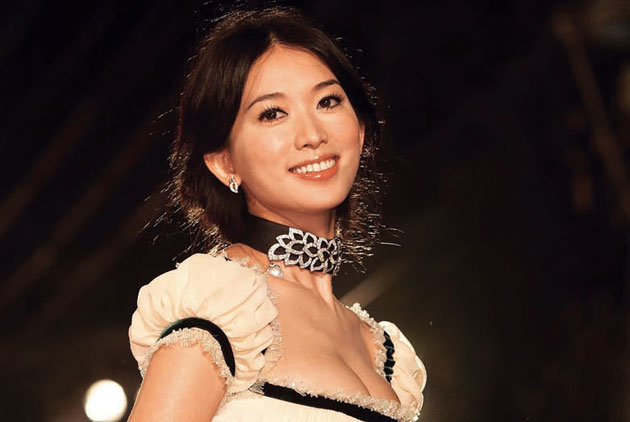
#> input picture images/J1420686814068.jpg, 630 x 422 px, given in place of the camera
$ python BuildingAnInteractiveObjectTracker.py
#> lines starting #> are read from the running program, lines starting #| are printed output that depends on the picture; after the words box and inside, x2 and y2 are one past the last pixel; in counts of white or black regions, pixels touching at a corner belong together
import sys

import cv2
import numpy as np

class ObjectTracker(object):
    def __init__(self):
        # Initialize the video capture object
        # 0 -> indicates that frame should be captured
        # from webcam
        self.cap = cv2.VideoCapture(0)

        # Capture the frame from the webcam
        ret, self.frame = self.cap.read()
#> self.frame is the input picture: shape (422, 630, 3); mean B, G, R 42.9, 50.7, 69.4

        # Downsampling factor for the input frame
        self.scaling_factor = 0.5
        self.frame = cv2.resize(self.frame, None, fx=self.scaling_factor,
                    fy=self.scaling_factor, interpolation=cv2.INTER_AREA)
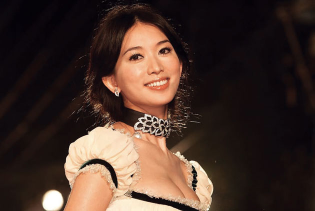
#> self.frame: shape (211, 315, 3); mean B, G, R 43, 50.8, 69.5

        cv2.namedWindow('Object Tracker')
        cv2.setMouseCallback('Object Tracker', self.mouse_event)

        self.selection = None
        self.drag_start = None
        self.tracking_state = 0

    # Method to track mouse events
    def mouse_event(self, event, x, y, flags, param):
        x, y = np.int16([x, y])

        # Detecting the mouse button down event
        if event == cv2.EVENT_LBUTTONDOWN:
            self.drag_start = (x, y)
            self.tracking_state = 0

        if self.drag_start:
            if flags & cv2.EVENT_FLAG_LBUTTON:
                h, w = self.frame.shape[:2]
                xo, yo = self.drag_start
                x0, y0 = np.maximum(0, np.minimum([xo, yo], [x, y]))
                x1, y1 = np.minimum([w, h], np.maximum([xo, yo], [x, y]))
                self.selection = None

                if x1-x0 > 0 and y1-y0 > 0:
                    self.selection = (x0, y0, x1, y1)

            else:
                self.drag_start = None
                if self.selection is not None:
                    self.tracking_state = 1

    # Method to start tracking the object
    def start_tracking(self):
        # Iterate until the user presses the Esc key
        while True:
            # Capture the frame from webcam
            ret, self.frame = self.cap.read()
            # Resize the input frame
            self.frame = cv2.resize(self.frame, None, fx=self.scaling_factor,
                        fy=self.scaling_factor, interpolation=cv2.INTER_AREA)

            vis = self.frame.copy()

            # Convert to HSV colorspace
            hsv = cv2.cvtColor(self.frame, cv2.COLOR_BGR2HSV)
#> hsv: shape (211, 315, 3); mean H, S, V 73.1, 112.5, 69.7

            # Create the mask based on predefined thresholds.
            mask = cv2.inRange(hsv, np.array((0., 60., 32.)),
                        np.array((180., 255., 255.)))
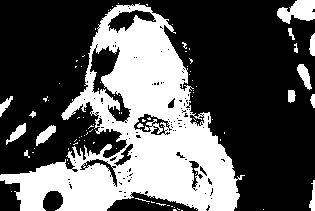
#> mask: shape (211, 315); 35.2% white; 90 white regions (75 under 20 px), largest, box (x1, y1, x2, y2) and area: (0, 3, 245, 211) 21439, (277, 0, 315, 24) 596, (297, 64, 312, 90) 198

            if self.selection:
                x0, y0, x1, y1 = self.selection
                self.track_window = (x0, y0, x1-x0, y1-y0)
                hsv_roi = hsv[y0:y1, x0:x1]
                mask_roi = mask[y0:y1, x0:x1]

                # Compute the histogram
                hist = cv2.calcHist( [hsv_roi], [0], mask_roi, [16], [0, 180] )

                # Normalize and reshape the histogram
                cv2.normalize(hist, hist, 0, 255, cv2.NORM_MINMAX);
                self.hist = hist.reshape(-1)

                vis_roi = vis[y0:y1, x0:x1]
                cv2.bitwise_not(vis_roi, vis_roi)
                vis[mask == 0] = 0

            if self.tracking_state == 1:
                self.selection = None

                # Compute the histogram back projection
                prob = cv2.calcBackProject([hsv], [0], self.hist, [0, 180], 1)

                prob &= mask
                term_crit = ( cv2.TERM_CRITERIA_EPS | cv2.TERM_CRITERIA_COUNT, 10, 1 )

                # Apply CAMShift on 'prob'
                track_box, self.track_window = cv2.CamShift(prob, self.track_window, term_crit)

                # Draw an ellipse around the object
                cv2.ellipse(vis, track_box, (0, 255, 0), 2)

            cv2.imshow('Object Tracker', vis)

            c = cv2.waitKey(5)
#> (key Esc is pressed here)
            if c == 27:
                break

        cv2.destroyAllWindows()

if __name__ == '__main__':
    ObjectTracker().start_tracking()
